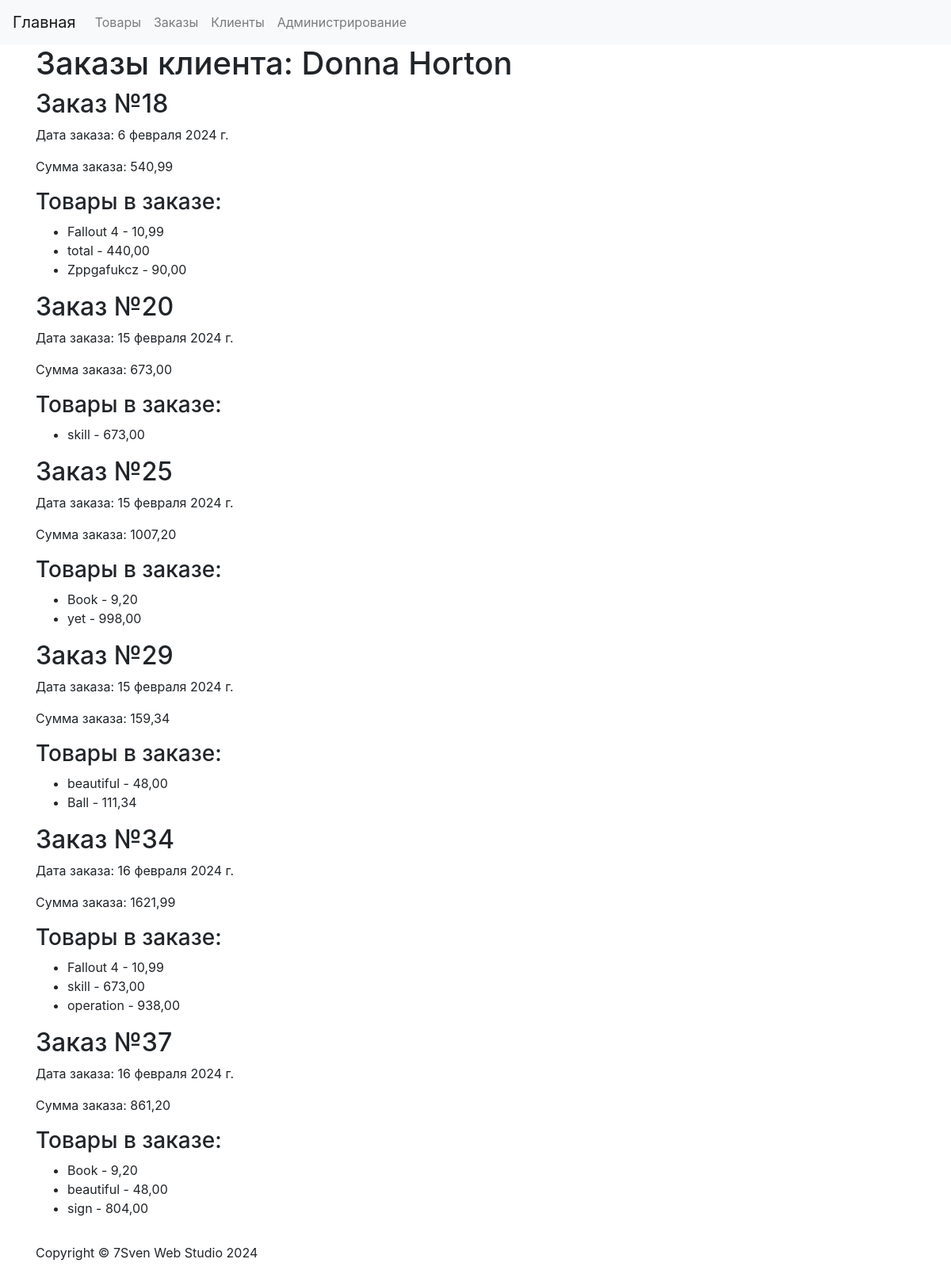
/orders/customer-orders/4, run on an earlier commit of the app's database.
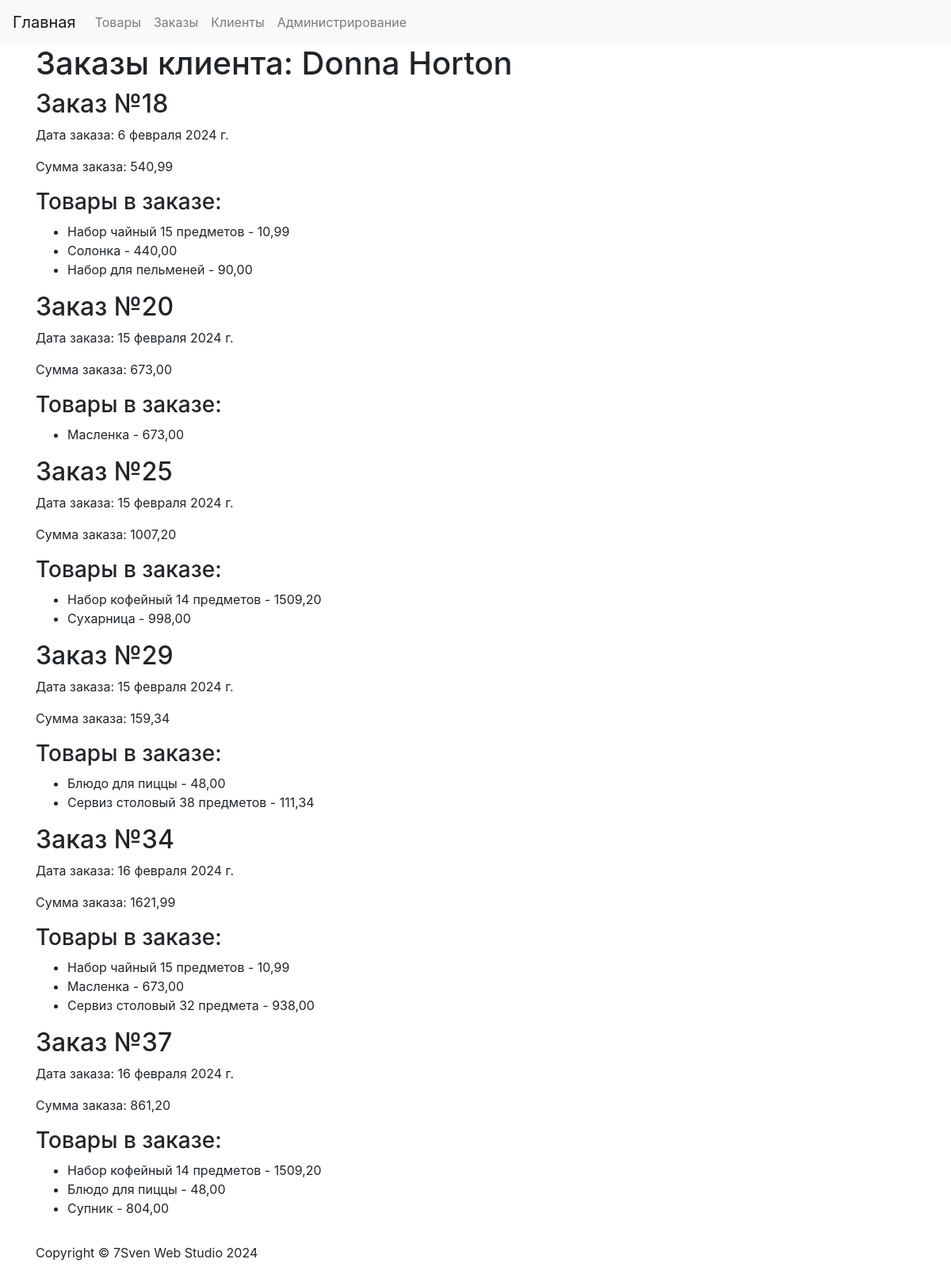
And on a later commit of the database.
### products/models.py (models this page shows, shortened)
class Product(models.Model):
    name = models.CharField(max_length=255, verbose_name='Название')
    description = models.TextField(verbose_name='Описание')
    price = models.DecimalField(max_digits=10, decimal_places=2, verbose_name='Цена')
    quantity = models.IntegerField(verbose_name='Количество')
    added_date = models.DateField(auto_now_add=True, verbose_name='Дата добавления')
    image = models.ImageField(upload_to='images/', default='default_image.png', blank=True, verbose_name='Изображение')
    class Meta:
        verbose_name = 'Товар'
        verbose_name_plural = 'Товары'

### orders/views.py (the view)
# urls.py: path('customer-orders/<int:customer_id>', fetch_customer_orders, name='customer_orders'),
def fetch_customer_orders(request, customer_id):
    customer = get_object_or_404(Customer, pk=customer_id)
    orders = Order.objects.filter(customer=customer)
    context = {
        'customer': customer,
        'orders': orders,
    }
    return render(request, 'orders/orders.html', context)

### orders/templates/orders/orders.html
{% extends 'base.html' %}
{% block content %}
<h1>Заказы клиента: {{ customer.name }}</h1>
{% for order in orders %}
  <h2>Заказ №{{ order.id }}</h2>
  <p>Дата заказа: {{ order.order_date }}</p>
  <p>Сумма заказа: {{ order.total_amount }}</p>
  <h3>Товары в заказе:</h3>
  <ul>
    {% for product in order.products.all %}
      <li>{{ product.name }} - {{ product.price }}</li>
    {% endfor %}
  </ul>
{% endfor %}
{% endblock %}

What changed in the data, as far as the page shows it:
changed Product: name "Fallout 4" → "Набор чайный 15 предметов"
changed Product: name "total" → "Солонка"
changed Product: name "Zppgafukcz" → "Набор для пельменей"
changed Product: name "skill" → "Масленка"
changed Product: name "Book" → "Набор кофейный 14 предметов"; price "9,20" → "1509,20"
changed Product: name "yet" → "Сухарница"
changed Product: name "beautiful" → "Блюдо для пиццы"
changed Product: name "Ball" → "Сервиз столовый 38 предметов"
changed Product: name "operation" → "Сервиз столовый 32 предмета"
changed Product: name "sign" → "Супник"
